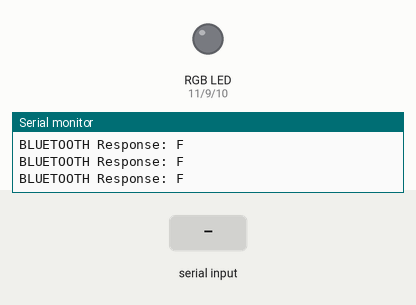
A sketch run on a simulated Arduino Uno, built with avr-gcc and run on an emulated ATmega328P. Parts: an RGB LED mixed from three pins (HIGH = lit), the last lines printed to the serial monitor. Inputs (shaded band) come from the test bench.

Above: at 1.2 s.
1.3 s: "R" received over the second serial link
At 1.7 s:
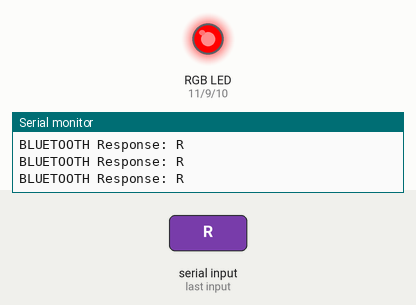
2.8 s: "G" received over the second serial link
At 3.4 s:
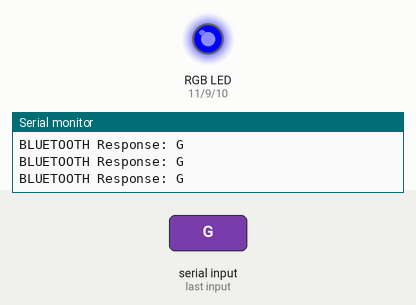
4.3 s: "B" received over the second serial link
At 4.8 s:
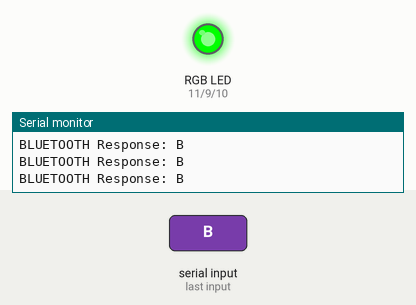
Timing chart, 0 to 7.3 s (numbered marks = the images above; inputs shaded):
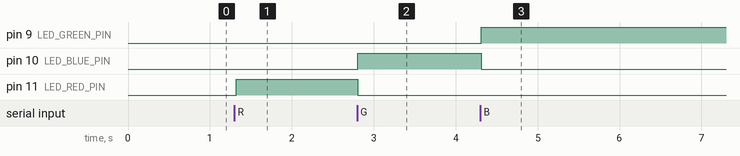

Measured:
- after the input at 1.3 s, pin 11 (LED_RED_PIN): LOW → HIGH at once
- after the input at 2.8 s, pin 10 (LED_BLUE_PIN): LOW → HIGH at once; pin 11 (LED_RED_PIN): HIGH → LOW at once
- after the input at 4.3 s, pin 9 (LED_GREEN_PIN): LOW → HIGH at once; pin 10 (LED_BLUE_PIN): HIGH → LOW at once

The sketch:

blue_tooth_stt_rgb.ino
```cpp
#include <SoftwareSerial.h>
#define BTtx 2
#define BTrx 3

int LED_RED_PIN = 11;
int LED_GREEN_PIN = 9;
int LED_BLUE_PIN = 10;

SoftwareSerial BT(BTtx, BTrx);

char data = 'F';

void setup() {
  BT.begin(9600);
  Serial.begin(9600);
  pinMode(LED_RED_PIN, OUTPUT);
  pinMode(LED_GREEN_PIN, OUTPUT);
  pinMode(LED_BLUE_PIN, OUTPUT);
}

void loop() {
  if (BT.available() > 0)
    data = BT.read();

  if (data == 'R') {
    RGB_Color(255, 0, 0);
  } else if (data == 'G') {
    RGB_Color(0, 0, 255);
  } else if (data == 'B') {
    RGB_Color(0, 255, 0);
  }

  Serial.print("BLUETOOTH Response: ");
  Serial.println(data);
}


void RGB_Color(int led_red_val, int led_green_val, int led_blue_val) {
  analogWrite(LED_RED_PIN, led_red_val);
  analogWrite(LED_GREEN_PIN, led_green_val);
  analogWrite(LED_BLUE_PIN, led_blue_val);
}
```
